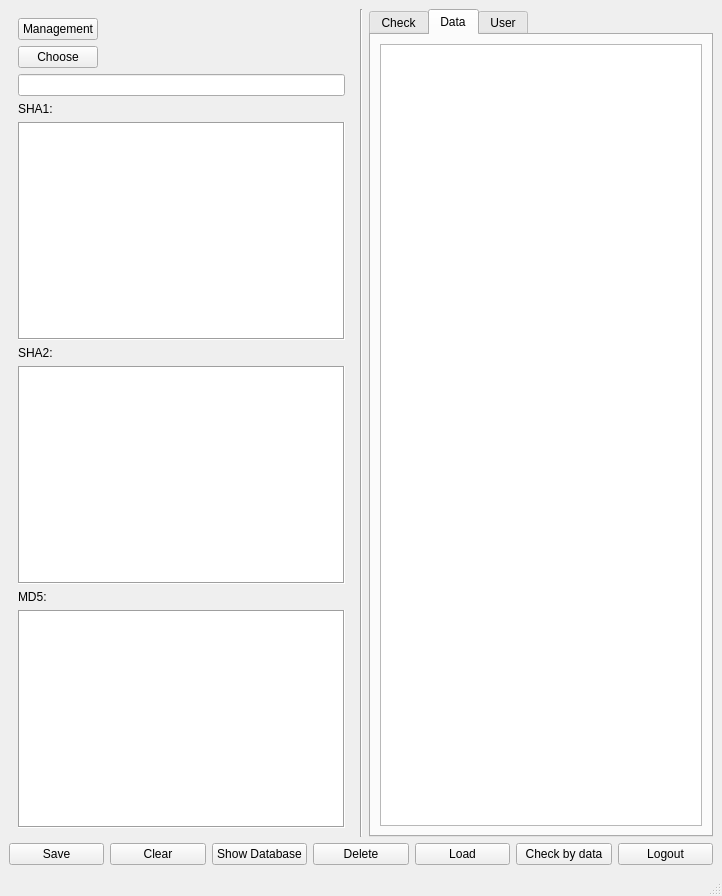
<?xml version="1.0" encoding="UTF-8"?>
<ui version="4.0">
 <class>MainWindow</class>
 <widget class="QMainWindow" name="MainWindow">
  <property name="geometry">
   <rect>
    <x>0</x>
    <y>0</y>
    <width>722</width>
    <height>896</height>
   </rect>
  </property>
  <property name="windowTitle">
   <string>MainWindow</string>
  </property>
  <widget class="QWidget" name="centralwidget">
   <layout class="QGridLayout" name="gridLayout_4">
    <item row="0" column="0">
     <widget class="QWidget" name="widget" native="true">
      <layout class="QGridLayout" name="gridLayout_3">
       <item row="0" column="0">
        <layout class="QHBoxLayout" name="horizontalLayout_2">
         <item>
          <layout class="QVBoxLayout" name="verticalLayout_3">
           <item>
            <widget class="QPushButton" name="btn_management">
             <property name="text">
              <string>Management</string>
             </property>
            </widget>
           </item>
           <item>
            <widget class="QPushButton" name="btn_choose">
             <property name="cursor">
              <cursorShape>PointingHandCursor</cursorShape>
             </property>
             <property name="text">
              <string>Choose</string>
             </property>
            </widget>
           </item>
          </layout>
         </item>
         <item>
          <spacer name="horizontalSpacer">
           <property name="orientation">
            <enum>Qt::Horizontal</enum>
           </property>
           <property name="sizeHint" stdset="0">
            <size>
             <width>40</width>
             <height>20</height>
            </size>
           </property>
          </spacer>
         </item>
        </layout>
       </item>
       <item row="1" column="0">
        <widget class="QLineEdit" name="line_choose">
         <property name="font">
          <font>
           <strikeout>false</strikeout>
          </font>
         </property>
         <property name="tabletTracking">
          <bool>false</bool>
         </property>
         <property name="focusPolicy">
          <enum>Qt::StrongFocus</enum>
         </property>
         <property name="contextMenuPolicy">
          <enum>Qt::DefaultContextMenu</enum>
         </property>
         <property name="layoutDirection">
          <enum>Qt::LeftToRight</enum>
         </property>
         <property name="autoFillBackground">
          <bool>false</bool>
         </property>
         <property name="styleSheet">
          <string notr="true"/>
         </property>
         <property name="inputMask">
          <string/>
         </property>
         <property name="frame">
          <bool>true</bool>
         </property>
         <property name="readOnly">
          <bool>true</bool>
         </property>
        </widget>
       </item>
       <item row="2" column="0">
        <layout class="QVBoxLayout" name="verticalLayout_2">
         <item>
          <widget class="QLabel" name="label_hash_sha1">
           <property name="text">
            <string>SHA1:</string>
           </property>
          </widget>
         </item>
         <item>
          <widget class="QTextEdit" name="text_hash_sha1">
           <property name="enabled">
            <bool>true</bool>
           </property>
           <property name="tabletTracking">
            <bool>false</bool>
           </property>
           <property name="focusPolicy">
            <enum>Qt::StrongFocus</enum>
           </property>
           <property name="autoFillBackground">
            <bool>false</bool>
           </property>
           <property name="frameShape">
            <enum>QFrame::Box</enum>
           </property>
           <property name="readOnly">
            <bool>true</bool>
           </property>
          </widget>
         </item>
         <item>
          <widget class="QLabel" name="label_hash_sha2">
           <property name="text">
            <string>SHA2:</string>
           </property>
          </widget>
         </item>
         <item>
          <widget class="QTextEdit" name="text_hash_sha2">
           <property name="frameShape">
            <enum>QFrame::Box</enum>
           </property>
           <property name="readOnly">
            <bool>true</bool>
           </property>
          </widget>
         </item>
         <item>
          <widget class="QLabel" name="label_hash_md5">
           <property name="text">
            <string>MD5:</string>
           </property>
          </widget>
         </item>
         <item>
          <widget class="QTextEdit" name="text_hash_md5">
           <property name="frameShape">
            <enum>QFrame::Box</enum>
           </property>
           <property name="readOnly">
            <bool>true</bool>
           </property>
          </widget>
         </item>
        </layout>
       </item>
      </layout>
     </widget>
    </item>
    <item row="0" column="1">
     <widget class="Line" name="line">
      <property name="orientation">
       <enum>Qt::Vertical</enum>
      </property>
     </widget>
    </item>
    <item row="0" column="2">
     <widget class="QTabWidget" name="tabWidget">
      <property name="currentIndex">
       <number>1</number>
      </property>
      <widget class="QWidget" name="tab_check">
       <attribute name="title">
        <string>Check</string>
       </attribute>
       <layout class="QGridLayout" name="gridLayout">
        <item row="0" column="0">
         <layout class="QVBoxLayout" name="verticalLayout">
          <item>
           <widget class="QLabel" name="label_file_check">
            <property name="text">
             <string/>
            </property>
           </widget>
          </item>
          <item>
           <widget class="QLineEdit" name="line_file_check_1">
            <property name="font">
             <font>
              <strikeout>false</strikeout>
             </font>
            </property>
            <property name="tabletTracking">
             <bool>false</bool>
            </property>
            <property name="focusPolicy">
             <enum>Qt::StrongFocus</enum>
            </property>
            <property name="contextMenuPolicy">
             <enum>Qt::DefaultContextMenu</enum>
            </property>
            <property name="layoutDirection">
             <enum>Qt::LeftToRight</enum>
            </property>
            <property name="autoFillBackground">
             <bool>false</bool>
            </property>
            <property name="inputMask">
             <string/>
            </property>
            <property name="frame">
             <bool>true</bool>
            </property>
            <property name="readOnly">
             <bool>true</bool>
            </property>
           </widget>
          </item>
         </layout>
        </item>
        <item row="0" column="1">
         <layout class="QVBoxLayout" name="verticalLayout_13">
          <item>
           <widget class="QPushButton" name="btn_file_check">
            <property name="cursor">
             <cursorShape>PointingHandCursor</cursorShape>
            </property>
            <property name="text">
             <string>File Check</string>
            </property>
           </widget>
          </item>
          <item>
           <widget class="QPushButton" name="btn_check">
            <property name="cursor">
             <cursorShape>PointingHandCursor</cursorShape>
            </property>
            <property name="text">
             <string>Check</string>
            </property>
           </widget>
          </item>
         </layout>
        </item>
        <item row="1" column="0" colspan="2">
         <layout class="QVBoxLayout" name="verticalLayout_12">
          <item>
           <widget class="QLabel" name="label_check_sha1_1">
            <property name="text">
             <string>SHA1:</string>
            </property>
           </widget>
          </item>
          <item>
           <widget class="QTextEdit" name="text_check_sha1_1">
            <property name="enabled">
             <bool>true</bool>
            </property>
            <property name="tabletTracking">
             <bool>false</bool>
            </property>
            <property name="focusPolicy">
             <enum>Qt::StrongFocus</enum>
            </property>
            <property name="autoFillBackground">
             <bool>false</bool>
            </property>
            <property name="frameShape">
             <enum>QFrame::Box</enum>
            </property>
            <property name="readOnly">
             <bool>true</bool>
            </property>
           </widget>
          </item>
          <item>
           <widget class="QLabel" name="label_check_sha2_1">
            <property name="text">
             <string>SHA2:</string>
            </property>
           </widget>
          </item>
          <item>
           <widget class="QTextEdit" name="text_check_sha2_1">
            <property name="enabled">
             <bool>true</bool>
            </property>
            <property name="tabletTracking">
             <bool>false</bool>
            </property>
            <property name="focusPolicy">
             <enum>Qt::StrongFocus</enum>
            </property>
            <property name="autoFillBackground">
             <bool>false</bool>
            </property>
            <property name="frameShape">
             <enum>QFrame::Box</enum>
            </property>
            <property name="frameShadow">
             <enum>QFrame::Sunken</enum>
            </property>
            <property name="readOnly">
             <bool>true</bool>
            </property>
           </widget>
          </item>
          <item>
           <widget class="QLabel" name="label_check_md5_1">
            <property name="text">
             <string>MD5:</string>
            </property>
           </widget>
          </item>
          <item>
           <widget class="QTextEdit" name="text_check_md5_1">
            <property name="enabled">
             <bool>true</bool>
            </property>
            <property name="tabletTracking">
             <bool>false</bool>
            </property>
            <property name="focusPolicy">
             <enum>Qt::StrongFocus</enum>
            </property>
            <property name="autoFillBackground">
             <bool>false</bool>
            </property>
            <property name="frameShape">
             <enum>QFrame::Box</enum>
            </property>
            <property name="readOnly">
             <bool>true</bool>
            </property>
           </widget>
          </item>
         </layout>
        </item>
       </layout>
      </widget>
      <widget class="QWidget" name="tab_data">
       <attribute name="title">
        <string>Data</string>
       </attribute>
       <layout class="QGridLayout" name="gridLayout_2">
        <item row="0" column="0">
         <widget class="QTableWidget" name="table_file_hash"/>
        </item>
       </layout>
      </widget>
      <widget class="QWidget" name="tab_user">
       <attribute name="title">
        <string>User</string>
       </attribute>
      </widget>
     </widget>
    </item>
    <item row="1" column="0" colspan="3">
     <layout class="QHBoxLayout" name="horizontalLayout">
      <item>
       <widget class="QPushButton" name="btn_save">
        <property name="cursor">
         <cursorShape>PointingHandCursor</cursorShape>
        </property>
        <property name="text">
         <string>Save</string>
        </property>
       </widget>
      </item>
      <item>
       <widget class="QPushButton" name="btn_clear">
        <property name="cursor">
         <cursorShape>PointingHandCursor</cursorShape>
        </property>
        <property name="text">
         <string>Clear</string>
        </property>
       </widget>
      </item>
      <item>
       <widget class="QPushButton" name="btn_show_data">
        <property name="text">
         <string>Show Database</string>
        </property>
       </widget>
      </item>
      <item>
       <widget class="QPushButton" name="btn_delete">
        <property name="text">
         <string>Delete</string>
        </property>
       </widget>
      </item>
      <item>
       <widget class="QPushButton" name="btn_load">
        <property name="text">
         <string>Load</string>
        </property>
       </widget>
      </item>
      <item>
       <widget class="QPushButton" name="btn_check_data">
        <property name="text">
         <string>Check by data</string>
        </property>
       </widget>
      </item>
      <item>
       <widget class="QPushButton" name="btn_logout">
        <property name="text">
         <string>Logout</string>
        </property>
       </widget>
      </item>
     </layout>
    </item>
   </layout>
  </widget>
  <widget class="QMenuBar" name="menubar">
   <property name="geometry">
    <rect>
     <x>0</x>
     <y>0</y>
     <width>722</width>
     <height>26</height>
    </rect>
   </property>
  </widget>
  <widget class="QStatusBar" name="statusbar"/>
 </widget>
 <resources/>
 <connections>
  <connection>
   <sender>btn_clear</sender>
   <signal>clicked()</signal>
   <receiver>text_hash_sha1</receiver>
   <slot>clear()</slot>
   <hints>
    <hint type="sourcelabel">
     <x>342</x>
     <y>678</y>
    </hint>
    <hint type="destinationlabel">
     <x>355</x>
     <y>177</y>
    </hint>
   </hints>
  </connection>
  <connection>
   <sender>btn_clear</sender>
   <signal>clicked()</signal>
   <receiver>text_hash_sha2</receiver>
   <slot>clear()</slot>
   <hints>
    <hint type="sourcelabel">
     <x>342</x>
     <y>678</y>
    </hint>
    <hint type="destinationlabel">
     <x>318</x>
     <y>393</y>
    </hint>
   </hints>
  </connection>
  <connection>
   <sender>btn_clear</sender>
   <signal>clicked()</signal>
   <receiver>text_hash_md5</receiver>
   <slot>clear()</slot>
   <hints>
    <hint type="sourcelabel">
     <x>342</x>
     <y>678</y>
    </hint>
    <hint type="destinationlabel">
     <x>387</x>
     <y>633</y>
    </hint>
   </hints>
  </connection>
  <connection>
   <sender>btn_clear</sender>
   <signal>clicked()</signal>
   <receiver>line_choose</receiver>
   <slot>clear()</slot>
   <hints>
    <hint type="sourcelabel">
     <x>342</x>
     <y>678</y>
    </hint>
    <hint type="destinationlabel">
     <x>364</x>
     <y>101</y>
    </hint>
   </hints>
  </connection>
  <connection>
   <sender>btn_clear</sender>
   <signal>clicked(bool)</signal>
   <receiver>text_check_sha1_1</receiver>
   <slot>clear()</slot>
   <hints>
    <hint type="sourcelabel">
     <x>342</x>
     <y>678</y>
    </hint>
    <hint type="destinationlabel">
     <x>900</x>
     <y>235</y>
    </hint>
   </hints>
  </connection>
  <connection>
   <sender>btn_clear</sender>
   <signal>clicked()</signal>
   <receiver>text_check_sha2_1</receiver>
   <slot>clear()</slot>
   <hints>
    <hint type="sourcelabel">
     <x>342</x>
     <y>678</y>
    </hint>
    <hint type="destinationlabel">
     <x>1006</x>
     <y>464</y>
    </hint>
   </hints>
  </connection>
  <connection>
   <sender>btn_clear</sender>
   <signal>clicked()</signal>
   <receiver>text_check_md5_1</receiver>
   <slot>clear()</slot>
   <hints>
    <hint type="sourcelabel">
     <x>342</x>
     <y>678</y>
    </hint>
    <hint type="destinationlabel">
     <x>1006</x>
     <y>629</y>
    </hint>
   </hints>
  </connection>
  <connection>
   <sender>btn_clear</sender>
   <signal>clicked(bool)</signal>
   <receiver>line_file_check_1</receiver>
   <slot>clear()</slot>
   <hints>
    <hint type="sourcelabel">
     <x>342</x>
     <y>678</y>
    </hint>
    <hint type="destinationlabel">
     <x>905</x>
     <y>131</y>
    </hint>
   </hints>
  </connection>
  <connection>
   <sender>btn_clear</sender>
   <signal>clicked()</signal>
   <receiver>label_file_check</receiver>
   <slot>clear()</slot>
   <hints>
    <hint type="sourcelabel">
     <x>259</x>
     <y>666</y>
    </hint>
    <hint type="destinationlabel">
     <x>616</x>
     <y>96</y>
    </hint>
   </hints>
  </connection>
 </connections>
</ui>
